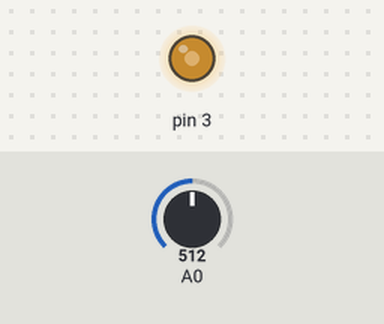
The sketch below on a simulated Arduino Uno, built with avr-gcc and run on an emulated ATmega328P. Shown: output pins drawn as LEDs (lit = HIGH). The test bench sets the inputs (shaded band); at power-on: A0 = 512.

Above: at 1.2 s.
1.3 s: A0 set to 716
At 2.0 s:
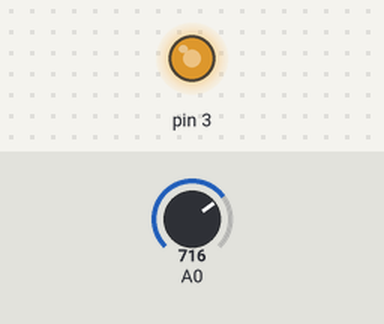
2.8 s: A0 set to 900
At 3.5 s:
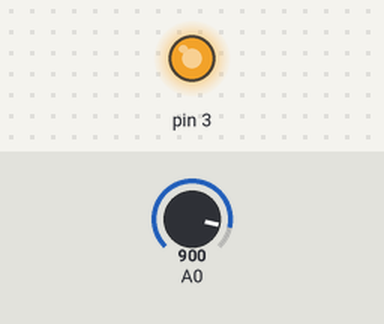
4.3 s: A0 set to 122
At 5.4 s:
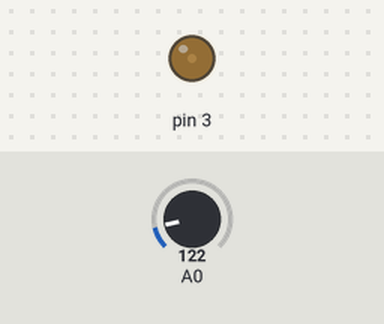
5.8 s: A0 set to 0
At 6.9 s:
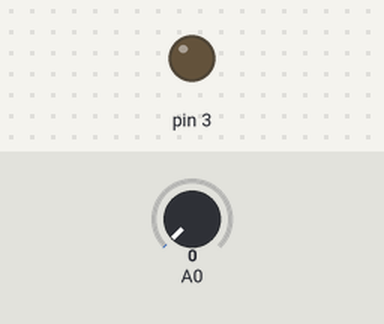
Timing chart, 0 to 8.3 s (numbered marks = the images above; inputs shaded):
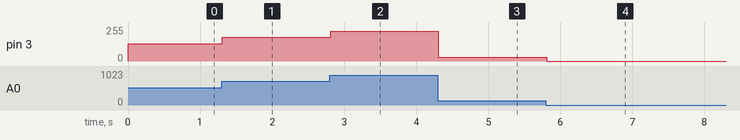

Measured:
- after the input at 1.3 s, pin 3: 128/255 → 179/255 at once
- after the input at 2.8 s, pin 3: 179/255 → 225/255 at once
- after the input at 4.3 s, pin 3: 225/255 → 30/255 at once
- after the input at 5.8 s, pin 3: 30/255 → 0/255 at once

The sketch:

D_16_v_1_0_e_1.ino
```cpp
/*
  File: D_16_v_1_0_e_1
  Behavior: 7-seg LED
  Ports used:

  Date: 2013/06/05 14:32:38

*/

void setup(){
  //特になし
}

void loop(){
  //可変抵抗器の値を読み込み４で割る
  int val=analogRead(0)/4;
  //アナログ出力
  analogWrite(3,val); //0~255
  //0.05秒ループにする
  delay(20);
}
```
